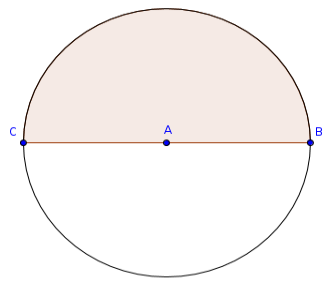
#> input picture Image_Segmentation/Line Detection/lines.jpg, 327 x 281 px
$ python Code.py
#> lines starting #> are read from the running program, lines starting #| are printed output that depends on the picture
# Python program to illustrate HoughLine
# method for line detection
import cv2
import numpy as np
img = cv2.imread('lines.jpg')
#> img is the input picture: shape (281, 327, 3); mean B, G, R 243, 244.5, 248.5
gray = cv2.cvtColor(img,cv2.COLOR_BGR2GRAY)

kernel_size = 5
blur_gray = cv2.GaussianBlur(gray,(kernel_size, kernel_size),0)
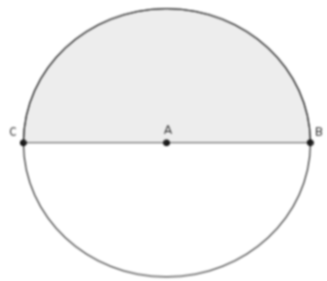
#> blur_gray: shape (281, 327); min 26, max 255, mean 245.7

low_threshold = 50
high_threshold = 150
edges = cv2.Canny(blur_gray, low_threshold, high_threshold)
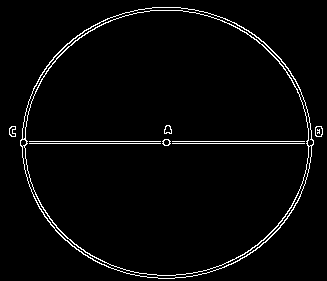
#> edges: shape (281, 327); 3% white in thin lines or dots

rho = 1  # distance resolution in pixels of the Hough grid
theta = np.pi / 180  # angular resolution in radians of the Hough grid
threshold = 15  # minimum number of votes (intersections in Hough grid cell)
min_line_length = 50  # minimum number of pixels making up a line
max_line_gap = 20  # maximum gap in pixels between connectable line segments
line_image = np.copy(img) * 0  # creating a blank to draw lines on
#> line_image: shape (281, 327, 3); every value is 0

# Run Hough on edge detected image
# Output "lines" is an array containing endpoints of detected line segments
lines = cv2.HoughLinesP(edges, rho, theta, threshold, np.array([]),
                    min_line_length, max_line_gap)
#> lines = 26 rows, first 6: [20, 143, 313, 143], [20, 141, 313, 141], [23, 160, 44, 216], [32, 193, 72, 246], [276, 54, 320, 136], [147, 277, 215, 270]

for line in lines:
    for x1,y1,x2,y2 in line:
      cv2.line(line_image,(x1,y1),(x2,y2),(255,0,0),5)
#> this loop made 26 passes
#> line on passes 1 to 12: [[20, 143, 313, 143]], [[20, 141, 313, 141]], [[23, 160, 44, 216]], [[32, 193, 72, 246]], [[276, 54, 320, 136]], [[147, 277, 215, 270]], [[24, 116, 26, 176]], [[101, 21, 162, 7]], [[134, 10, 203, 11]], [[216, 15, 271, 49]], [[31, 94, 68, 43]], [[301, 193, 311, 130]]
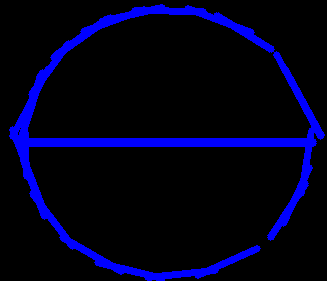
#> line_image: shape (281, 327, 3); mean B, G, R 27.4, 0, 0

lines_edges = cv2.addWeighted(img, 0.8, line_image, 1, 0)
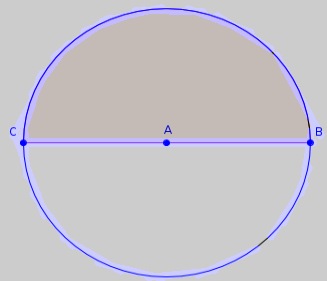
#> lines_edges: shape (281, 327, 3); mean B, G, R 203.3, 195.6, 198.8


cv2.imshow("Image", lines_edges)
cv2.waitKey(0)
cv2.destroyAllWindows()
